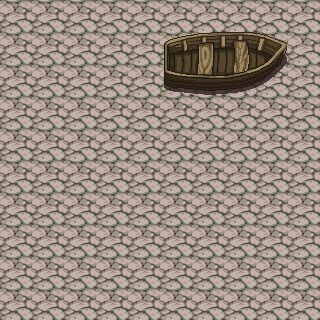

A 2D game scene composited from a Tiled map and its tileset images. What follows is a short description and the map's XML, with every tile layer's data as written:
An orthogonal 10x10 tile map with 32x32 px tiles, 2 tile layers (Background, Foreground).

<map version="1.0" orientation="orthogonal" renderorder="right-down" width="10" height="10" tilewidth="32" tileheight="32" nextobjectid="3">
 <tileset firstgid="1" name="PathAndObjects" tilewidth="32" tileheight="32">
  <image source="../../res/images/PathAndObjects.png" width="512" height="512" />
 </tileset>
 <layer name="Background" width="10" height="10">
  <data>
   <tile gid="18" />
   <tile gid="18" />
   <tile gid="18" />
   <tile gid="18" />
   <tile gid="18" />
   <tile gid="18" />
   <tile gid="18" />
   <tile gid="18" />
   <tile gid="18" />
   <tile gid="18" />
   <tile gid="18" />
   <tile gid="18" />
   <tile gid="18" />
   <tile gid="18" />
   <tile gid="18" />
   <tile gid="18" />
   <tile gid="18" />
   <tile gid="18" />
   <tile gid="18" />
   <tile gid="18" />
   <tile gid="18" />
   <tile gid="18" />
   <tile gid="18" />
   <tile gid="18" />
   <tile gid="18" />
   <tile gid="18" />
   <tile gid="18" />
   <tile gid="18" />
   <tile gid="18" />
   <tile gid="18" />
   <tile gid="18" />
   <tile gid="18" />
   <tile gid="18" />
   <tile gid="18" />
   <tile gid="18" />
   <tile gid="18" />
   <tile gid="18" />
   <tile gid="18" />
   <tile gid="18" />
   <tile gid="18" />
   <tile gid="18" />
   <tile gid="18" />
   <tile gid="18" />
   <tile gid="18" />
   <tile gid="18" />
   <tile gid="18" />
   <tile gid="18" />
   <tile gid="18" />
   <tile gid="18" />
   <tile gid="18" />
   <tile gid="18" />
   <tile gid="18" />
   <tile gid="18" />
   <tile gid="18" />
   <tile gid="18" />
   <tile gid="18" />
   <tile gid="18" />
   <tile gid="18" />
   <tile gid="18" />
   <tile gid="18" />
   <tile gid="18" />
   <tile gid="18" />
   <tile gid="18" />
   <tile gid="18" />
   <tile gid="18" />
   <tile gid="18" />
   <tile gid="18" />
   <tile gid="18" />
   <tile gid="18" />
   <tile gid="18" />
   <tile gid="18" />
   <tile gid="18" />
   <tile gid="18" />
   <tile gid="18" />
   <tile gid="18" />
   <tile gid="18" />
   <tile gid="18" />
   <tile gid="18" />
   <tile gid="18" />
   <tile gid="18" />
   <tile gid="18" />
   <tile gid="18" />
   <tile gid="18" />
   <tile gid="18" />
   <tile gid="18" />
   <tile gid="18" />
   <tile gid="18" />
   <tile gid="18" />
   <tile gid="18" />
   <tile gid="18" />
   <tile gid="18" />
   <tile gid="18" />
   <tile gid="18" />
   <tile gid="18" />
   <tile gid="18" />
   <tile gid="18" />
   <tile gid="18" />
   <tile gid="18" />
   <tile gid="18" />
   <tile gid="18" />
  </data>
 </layer>
 <layer name="Foreground" width="10" height="10">
  <data>
   <tile gid="0" />
   <tile gid="0" />
   <tile gid="0" />
   <tile gid="0" />
   <tile gid="0" />
   <tile gid="0" />
   <tile gid="0" />
   <tile gid="0" />
   <tile gid="0" />
   <tile gid="0" />
   <tile gid="0" />
   <tile gid="0" />
   <tile gid="0" />
   <tile gid="0" />
   <tile gid="0" />
   <tile gid="229" />
   <tile gid="230" />
   <tile gid="231" />
   <tile gid="232" />
   <tile gid="0" />
   <tile gid="0" />
   <tile gid="0" />
   <tile gid="0" />
   <tile gid="0" />
   <tile gid="0" />
   <tile gid="245" />
   <tile gid="246" />
   <tile gid="247" />
   <tile gid="248" />
   <tile gid="0" />
   <tile gid="0" />
   <tile gid="0" />
   <tile gid="0" />
   <tile gid="0" />
   <tile gid="0" />
   <tile gid="0" />
   <tile gid="0" />
   <tile gid="0" />
   <tile gid="0" />
   <tile gid="0" />
   <tile gid="0" />
   <tile gid="0" />
   <tile gid="0" />
   <tile gid="0" />
   <tile gid="0" />
   <tile gid="0" />
   <tile gid="0" />
   <tile gid="0" />
   <tile gid="0" />
   <tile gid="0" />
   <tile gid="0" />
   <tile gid="0" />
   <tile gid="0" />
   <tile gid="0" />
   <tile gid="0" />
   <tile gid="0" />
   <tile gid="0" />
   <tile gid="0" />
   <tile gid="0" />
   <tile gid="0" />
   <tile gid="0" />
   <tile gid="0" />
   <tile gid="0" />
   <tile gid="0" />
   <tile gid="0" />
   <tile gid="0" />
   <tile gid="0" />
   <tile gid="0" />
   <tile gid="0" />
   <tile gid="0" />
   <tile gid="0" />
   <tile gid="0" />
   <tile gid="0" />
   <tile gid="0" />
   <tile gid="0" />
   <tile gid="0" />
   <tile gid="0" />
   <tile gid="0" />
   <tile gid="0" />
   <tile gid="0" />
   <tile gid="0" />
   <tile gid="0" />
   <tile gid="0" />
   <tile gid="0" />
   <tile gid="0" />
   <tile gid="0" />
   <tile gid="0" />
   <tile gid="0" />
   <tile gid="0" />
   <tile gid="0" />
   <tile gid="0" />
   <tile gid="0" />
   <tile gid="0" />
   <tile gid="0" />
   <tile gid="0" />
   <tile gid="0" />
   <tile gid="0" />
   <tile gid="0" />
   <tile gid="0" />
   <tile gid="0" />
  </data>
 </layer>
</map>
